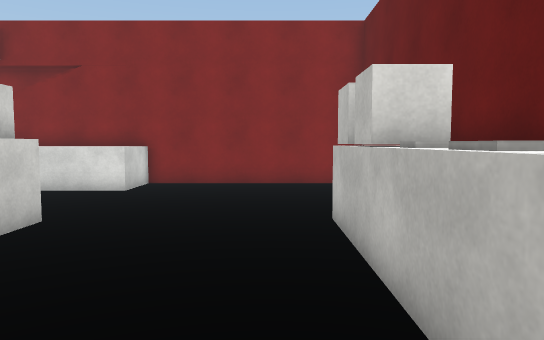
view 1 (above)

17 first-person views from a walk through a 3-D level made in the Unity game engine. The camera is 1.5 m above the floor, tilts 4° down and sees 70° across. Doors are open. The floor is counted in squares, 1 m on a side. Each view is taken from the middle of a square. On the plan, view 1 faces up. The plan holds only what a view shows up to about 17 squares ahead; the rest is blank. The place goes on beyond the plan. The player is left out. Some animated figures are not drawn. Surface patterns are stand-ins for the level's own textures.

view 2
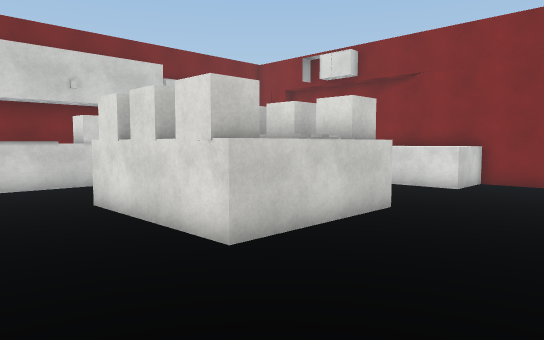

view 3
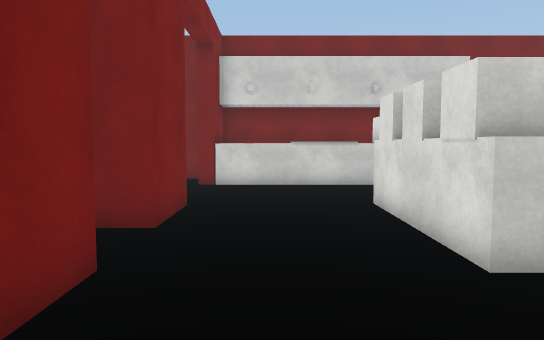

view 4
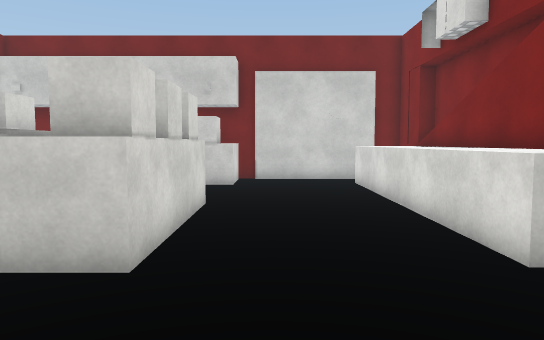

view 5
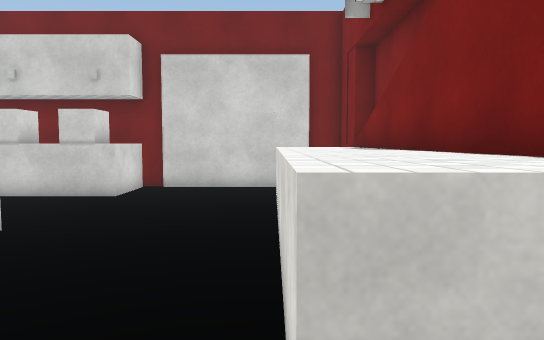

view 6
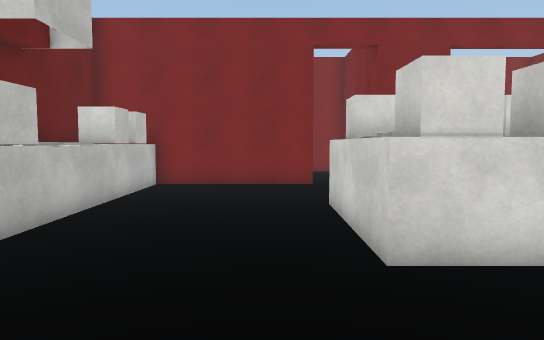

view 7
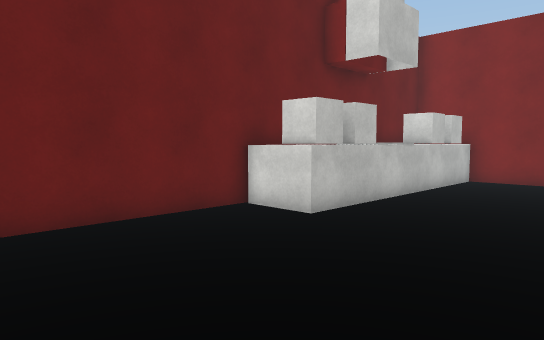

view 8
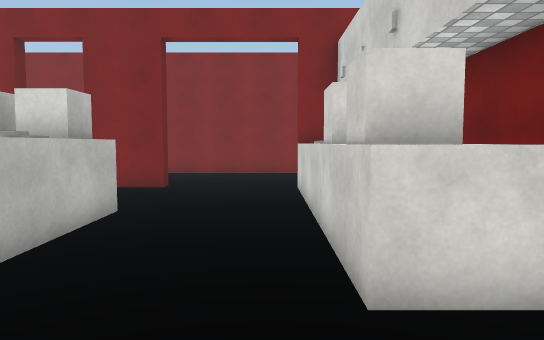

view 9
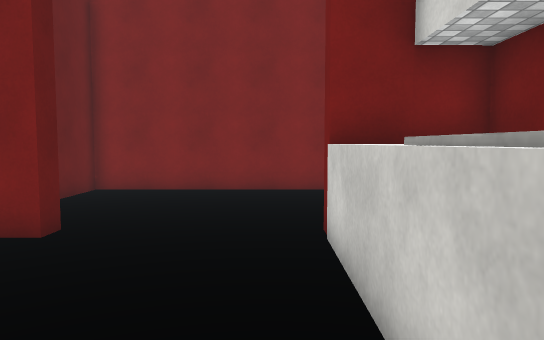

view 10
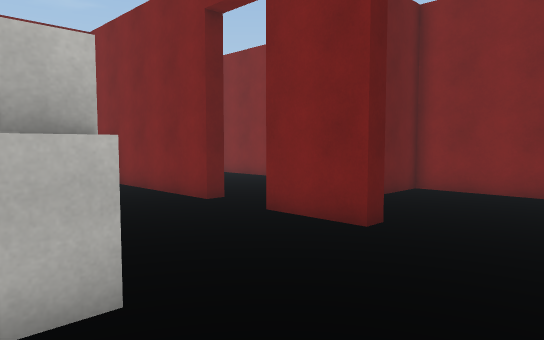

view 11
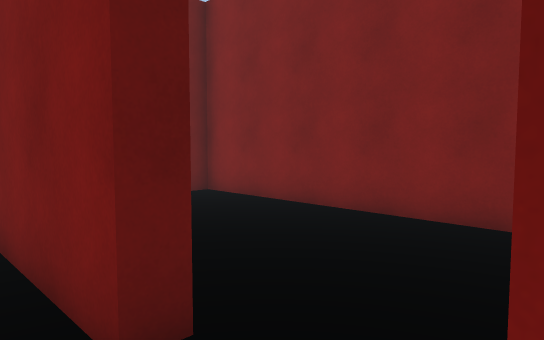

view 12
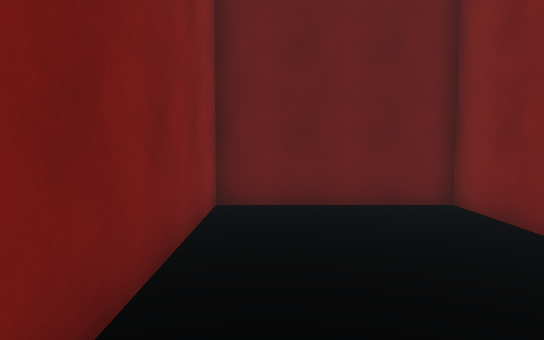

view 13
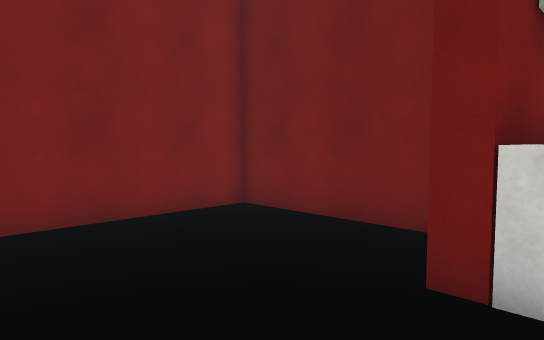

view 14
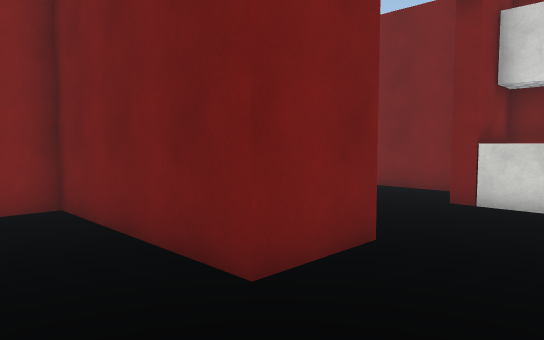

view 15
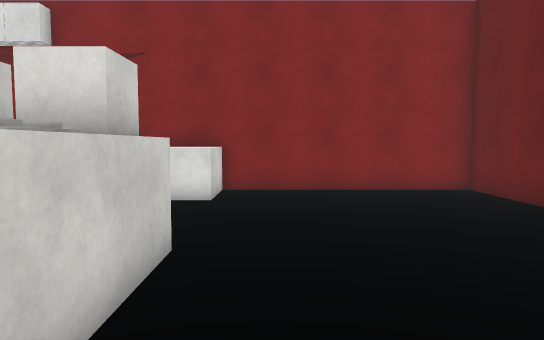

view 16
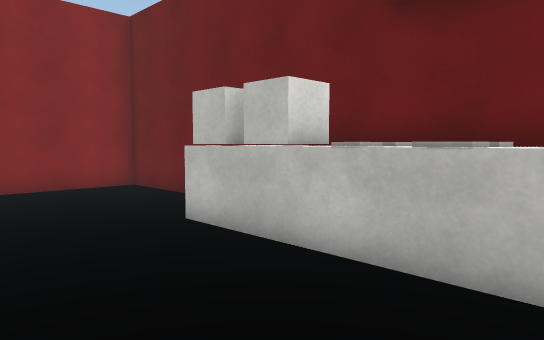

view 17
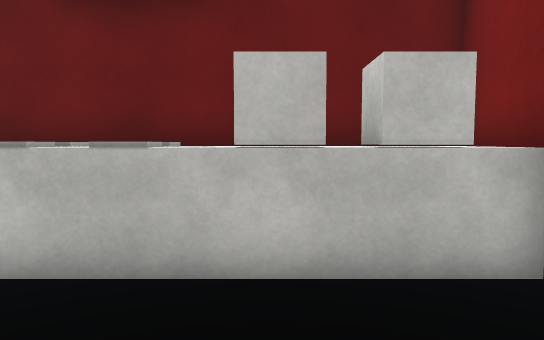

### Floor plan
Key: @ floor where view 1 was taken; # wall or solid block; . floor; D open door; ^ raised ledge; O other object.
Columns run from 17 left of view 1 to 4 right of it. Each row starts with its distance up from view 1.
 15  ##     ^^^^^#########
 14    ^^^^^^^^^^........#
 13  # ^ ^^^^^^^^........#
 12  #.^^^^^^^^^^........#
 11  #...................#
 10  #...................#
  9 ##...................#
  8 #....................#
  7  ^OO....OOOOO.....OO^
  6  ^OO....OOOOO.....OO^
  5  ^OO....^  ^^.....OO^
  4  ^OO....^   ^.....^##
  3  ^ ^....OOOOO.....^##
  2  ^ ^..............^##
  1  ^ ^..............OO^
  0  ^^^.............@OO^
 -1 #^^^..............OO^
 -2 ###DDDDD###DD#########
 -3 #...DDDD. #DD.  .....#
 -4 #........ #..........#
 -5 #.........#..........#
 -6 #.........#..........#
 -7 #.........#..........#
 -8 #.........#..........#
 -9 ######################

Where each view was taken, in squares from view 1:
view 1: 0 up, 0 right, facing up
view 2: 1 down, 0 right, facing up-left
view 3: 0 up, 0 right, facing left
view 4: 9 up, 0 right, facing left
view 5: 12 up, 3 left, facing left
view 6: 12 up, 3 left, facing down
view 7: 14 up, 4 left, facing down-right
view 8: 11 up, 13 left, facing down
view 9: 4 up, 13 left, facing down
view 10: 4 up, 13 left, facing down-right
view 11: 1 down, 7 left, facing down-right
view 12: 4 down, 6 left, facing right
view 13: 1 down, 10 left, facing down-left
view 14: 1 up, 4 left, facing down-left
view 15: 2 up, 3 left, facing up
view 16: 1 up, 3 left, facing up-right
view 17: 1 up, 3 left, facing right
